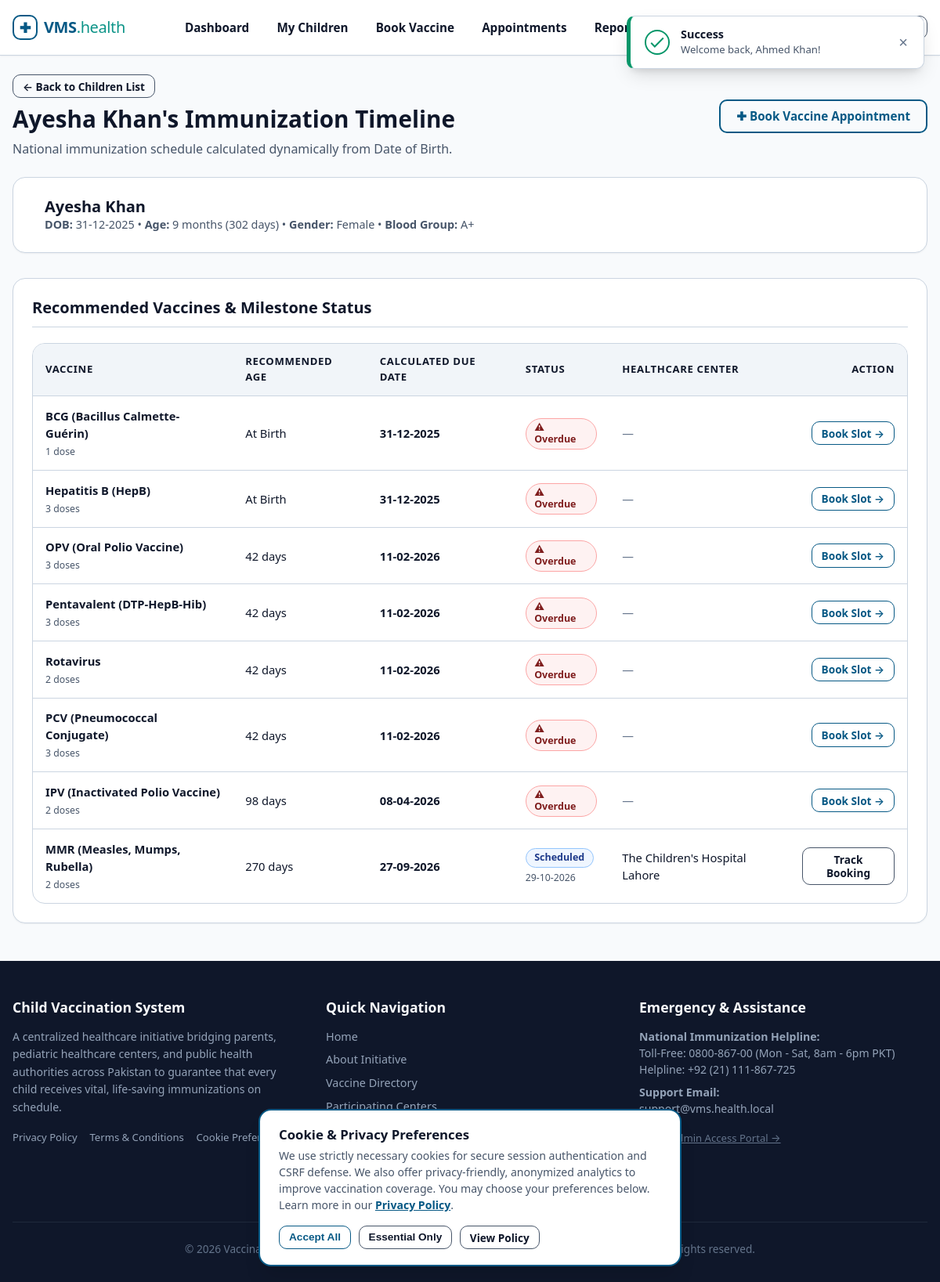
Screenshot of /vms/parent/children.php?action=view&id=2 (signed in) with the database file from the repository.
### tables this page shows
CREATE TABLE `children` (
  `id` INT UNSIGNED NOT NULL AUTO_INCREMENT,
  `parent_id` INT UNSIGNED NOT NULL COMMENT 'Foreign key to parents.id',
  `name` VARCHAR(100) NOT NULL COMMENT 'Child full name',
  `dob` DATE NOT NULL COMMENT 'Date of birth used for schedule calculations',
  `gender` ENUM('male', 'female', 'other') NOT NULL COMMENT 'Biological gender',
  `blood_group` VARCHAR(10) NOT NULL COMMENT 'Blood group e.g. A+, B+, O+, AB-',
  `created_at` DATETIME NOT NULL DEFAULT CURRENT_TIMESTAMP,
  PRIMARY KEY (`id`),
  KEY `idx_children_parent_id` (`parent_id`),
  KEY `idx_children_dob` (`dob`),
  CONSTRAINT `fk_children_parent` FOREIGN KEY (`parent_id`)
    REFERENCES `parents` (`id`) ON DELETE CASCADE ON UPDATE CASCADE
);

CREATE TABLE `vaccines` (
  `id` INT UNSIGNED NOT NULL AUTO_INCREMENT,
  `name` VARCHAR(100) NOT NULL COMMENT 'Vaccine name e.g. BCG, OPV, MMR',
  `description` TEXT NOT NULL COMMENT 'Medical indications, preventable illnesses, instructions',
  `recommended_age_days` INT UNSIGNED NOT NULL COMMENT 'Days from birth when dose is due (0 = Birth)',
  `doses` INT UNSIGNED NOT NULL DEFAULT 1 COMMENT 'Total recommended doses in the series',
  `status` ENUM('available', 'unavailable') NOT NULL DEFAULT 'available',
  `created_at` DATETIME NOT NULL DEFAULT CURRENT_TIMESTAMP,
  PRIMARY KEY (`id`),
  KEY `idx_vaccines_status` (`status`),
  KEY `idx_vaccines_age_days` (`recommended_age_days`)
);

CREATE TABLE `bookings` (
  `id` INT UNSIGNED NOT NULL AUTO_INCREMENT,
  `child_id` INT UNSIGNED NOT NULL COMMENT 'Child receiving vaccination',
  `parent_id` INT UNSIGNED NOT NULL COMMENT 'Parent who booked appointment',
  `hospital_id` INT UNSIGNED NOT NULL COMMENT 'Selected vaccination center',
  `vaccine_id` INT UNSIGNED NOT NULL COMMENT 'Vaccine to be administered',
  `preferred_date` DATE NOT NULL COMMENT 'Date booked for the appointment',
  `time_slot` VARCHAR(30) NOT NULL COMMENT 'e.g. 09:00 AM - 10:00 AM',
  `admin_status` ENUM('pending', 'approved', 'rejected') NOT NULL DEFAULT 'pending' COMMENT 'Admin approval status',
  `vaccination_status` ENUM('pending', 'vaccinated', 'not_vaccinated') NOT NULL DEFAULT 'pending' COMMENT 'Hospital verification status',
  `vaccinated_on` DATETIME DEFAULT NULL COMMENT 'Timestamp when hospital confirmed vaccination',
  `remarks` TEXT DEFAULT NULL COMMENT 'Clinical observations or rejection/cancellation reasons',
  `created_at` DATETIME NOT NULL DEFAULT CURRENT_TIMESTAMP,
  PRIMARY KEY (`id`),
  KEY `idx_bookings_child` (`child_id`),
  KEY `idx_bookings_parent` (`parent_id`),
  KEY `idx_bookings_hospital` (`hospital_id`),
  KEY `idx_bookings_vaccine` (`vaccine_id`),
  KEY `idx_bookings_admin_status` (`admin_status`),
  KEY `idx_bookings_vac_status` (`vaccination_status`),
  KEY `idx_bookings_preferred_date` (`preferred_date`),
  KEY `idx_bookings_parent_child` (`parent_id`, `child_id`),
  KEY `idx_bookings_hosp_schedule` (`hospital_id`, `preferred_date`, `vaccination_status`),
  CONSTRAINT `fk_bookings_child` FOREIGN KEY (`child_id`)
    REFERENCES `children` (`id`) ON DELETE CASCADE ON UPDATE CASCADE,
  CONSTRAINT `fk_bookings_parent` FOREIGN KEY (`parent_id`)
    REFERENCES `parents` (`id`) ON DELETE CASCADE ON UPDATE CASCADE,
  CONSTRAINT `fk_bookings_hospital` FOREIGN KEY (`hospital_id`)
    REFERENCES `hospitals` (`id`) ON DELETE CASCADE ON UPDATE CASCADE,
  CONSTRAINT `fk_bookings_vaccine` FOREIGN KEY (`vaccine_id`)
    REFERENCES `vaccines` (`id`) ON DELETE CASCADE ON UPDATE CASCADE
);

CREATE TABLE `hospitals` (
  `id` INT UNSIGNED NOT NULL AUTO_INCREMENT,
  `user_id` INT UNSIGNED NOT NULL COMMENT 'Foreign key to users.id',
  `name` VARCHAR(150) NOT NULL COMMENT 'Official name of the hospital / health center',
  `address` TEXT NOT NULL COMMENT 'Street address of the hospital',
  `city` VARCHAR(80) NOT NULL COMMENT 'City where hospital is located',
  `location` VARCHAR(150) NOT NULL COMMENT 'District, zone, or prominent landmark for parent search',
  `phone` VARCHAR(25) NOT NULL COMMENT 'Hospital reception / pediatric hotline',
  `status` ENUM('active', 'inactive') NOT NULL DEFAULT 'active' COMMENT 'Account status',
  `created_at` DATETIME NOT NULL DEFAULT CURRENT_TIMESTAMP,
  PRIMARY KEY (`id`),
  UNIQUE KEY `uk_hospitals_user_id` (`user_id`),
  KEY `idx_hospitals_city` (`city`),
  KEY `idx_hospitals_status` (`status`),
  CONSTRAINT `fk_hospitals_user` FOREIGN KEY (`user_id`)
    REFERENCES `users` (`id`) ON DELETE CASCADE ON UPDATE CASCADE
);

### vms/includes/functions.php (called while the page is built, shortened)
<?php
function url(string $path = ''): string
{
    return BASE_URL . ltrim($path, '/');
}
function e($value): string
{
    return htmlspecialchars((string)$value, ENT_QUOTES, 'UTF-8');
}
function formatDate(?string $dateString, string $format = 'd-m-Y'): string
{
    $timestamp = strtotime($dateString);
    return date($format, $timestamp);
}
function calculateAgeInDays(string $dob): int
{
    try {
        $birthDate = new DateTime($dob);
        $today = new DateTime('today');
        $interval = $birthDate->diff($today);
        return $interval->invert === 1 ? 0 : (int)$interval->days;
    } catch (Exception $e) {
        return 0;
    }
}
function formatAge(string $dob): string
{
    try {
        $birthDate = new DateTime($dob);
        $today = new DateTime('today');
        $diff = $birthDate->diff($today);
        if ($diff->m > 0) {
            return $diff->m . ' month' . ($diff->m > 1 ? 's' : '');
        }
        return $diff->d . ' day' . ($diff->d > 1 ? 's' : '');
    } catch (Exception $e) {
        return 'Unknown';
    }
}
function calculateVaccineDueDate(string $dob, int $recommendedAgeDays): string
{
    try {
        $date = new DateTime($dob);
        $date->modify('+' . (int)$recommendedAgeDays . ' days');
        return $date->format('Y-m-d');
    } catch (Exception $e) {
        return date('Y-m-d');
    }
}
function isDateOverdue(string $dueDate): bool
{
    return strtotime($dueDate) < strtotime('today');
}

### vms/parent/children.php (the view, shortened to what this page needs)
<?php
require_once __DIR__ . '/../includes/functions.php';
$pdo = getDBConnection();
$userId = currentUserId();
$pStmt = $pdo->prepare('SELECT id FROM parents WHERE user_id = ? LIMIT 1');
$pStmt->execute([$userId]);
$parentId = (int)$pStmt->fetchColumn();
$action = $_GET['action'] ?? 'list';
$childId = isset($_GET['id']) ? (int)$_GET['id'] : 0;
if ($action === 'view' && $childId > 0) {
    $cStmt = $pdo->prepare('SELECT * FROM children WHERE id = ? AND parent_id = ? LIMIT 1');
    $cStmt->execute([$childId, $parentId]);
    $child = $cStmt->fetch();
    $allVaccines = $pdo->query('SELECT * FROM vaccines WHERE status = "available" ORDER BY recommended_age_days ASC')->fetchAll();
    $bStmt = $pdo->prepare('SELECT b.*, h.name AS hospital_name FROM bookings b JOIN hospitals h ON b.hospital_id = h.id WHERE b.child_id = ?');
    $bStmt->execute([$childId]);
    $existingBookings = $bStmt->fetchAll();
    $bookingHistory = [];
    foreach ($existingBookings as $eb) {
        $bookingHistory[$eb['vaccine_id']] = $eb;
    }
    require_once __DIR__ . '/../includes/header.php';
    ?>
    <div class="container">
        <div style="display: flex; justify-content: space-between; align-items: center; margin-bottom: 1.5rem; flex-wrap: wrap; gap: 0.5rem;">
            <div>
                <a href="<?= url('parent/children.php'); ?>" class="btn btn-outline btn-sm" style="margin-bottom: 0.5rem;">&larr; Back to Children List</a>
                <h1><?= e($child['name']); ?>'s Immunization Timeline</h1>
                <p style="margin: 0;">National immunization schedule calculated dynamically from Date of Birth.</p>
            </div>
            <div>
                <a href="<?= url('parent/book.php?child_id=' . (int)$child['id']); ?>" class="btn btn-primary">
                    &#10010; Book Vaccine Appointment
                </a>
            </div>
        </div>
        <div class="card" style="margin-bottom: 2rem;">
            <div style="display: flex; align-items: center; gap: 1rem; flex-wrap: wrap;">
                <div>
                    <h3 style="margin: 0;"><?= e($child['name']); ?></h3>
                    <p style="margin: 0; font-size: 0.9rem; color: var(--text-muted);">
                        <strong>DOB:</strong> <?= formatDate($child['dob']); ?> &bull;
                        <strong>Age:</strong> <?= formatAge($child['dob']); ?> (<?= calculateAgeInDays($child['dob']); ?> days) &bull;
                        <strong>Gender:</strong> <?= ucfirst($child['gender']); ?> &bull;
                        <strong>Blood Group:</strong> <?= e($child['blood_group']); ?>
                    </p>
                </div>
            </div>
        </div>
        <div class="card">
            <div class="card-header">
                <h3>Recommended Vaccines & Milestone Status</h3>
            </div>
            <div class="table-responsive">
                <table class="table">
                    <thead>
                        <tr>
                            <th>Vaccine</th>
                            <th>Recommended Age</th>
                            <th>Calculated Due Date</th>
                            <th>Status</th>
                            <th>Healthcare Center</th>
                            <th style="text-align: right;">Action</th>
                        </tr>
                    </thead>
                    <tbody>
                        <?php foreach ($allVaccines as $vac):
                            $vId = (int)$vac['id'];
                            $dueDate = calculateVaccineDueDate($child['dob'], (int)$vac['recommended_age_days']);
                            $isOverdue = isDateOverdue($dueDate);
                            $hasRecord = isset($bookingHistory[$vId]);
                            $isVaccinated = $hasRecord && $bookingHistory[$vId]['vaccination_status'] === 'vaccinated';
                            $isPending = $hasRecord && $bookingHistory[$vId]['admin_status'] === 'pending';
                            $isApproved = $hasRecord && $bookingHistory[$vId]['admin_status'] === 'approved' && $bookingHistory[$vId]['vaccination_status'] === 'pending';
                        ?>
                            <tr>
                                <td>
                                    <strong><?= e($vac['name']); ?></strong><br>
                                    <small style="color: var(--text-muted);"><?= (int)$vac['doses']; ?> <?= (int)$vac['doses'] === 1 ? 'dose' : 'doses'; ?></small>
                                </td>
                                <td><?= (int)$vac['recommended_age_days'] === 0 ? 'At Birth' : (int)$vac['recommended_age_days'] . ' days'; ?></td>
                                <td><strong><?= formatDate($dueDate); ?></strong></td>
                                <td>
                                    <?php if ($isVaccinated): ?>
                                        <span class="badge badge-success">&#10004; Vaccinated</span><br>
                                        <small style="color: var(--text-muted);"><?= formatDate($bookingHistory[$vId]['vaccinated_on']); ?></small>
                                    <?php elseif ($isApproved): ?>
                                        <span class="badge badge-info">Scheduled</span><br>
                                        <small style="color: var(--text-muted);"><?= formatDate($bookingHistory[$vId]['preferred_date']); ?></small>
                                    <?php elseif ($isPending): ?>
                                        <span class="badge badge-warning">&#9203; Approval Pending</span>
                                    <?php elseif ($isOverdue): ?>
                                        <span class="badge badge-danger">&#9888; Overdue</span>
                                    <?php else: ?>
                                        <span class="badge badge-warning">&#9203; Upcoming</span>
                                    <?php endif; ?>
                                </td>
                                <td>
                                    <?= $hasRecord ? e($bookingHistory[$vId]['hospital_name']) : '<span style="color: var(--text-light);">&mdash;</span>'; ?>
                                </td>
                                <td style="text-align: right;">
                                    <?php if ($isVaccinated): ?>
                                        <a href="<?= url('parent/reports.php?child_id=' . (int)$child['id']); ?>" class="btn btn-outline btn-sm">
                                            Certificate
                                        </a>
                                    <?php elseif (!$hasRecord): ?>
                                        <a href="<?= url('parent/book.php?child_id=' . (int)$child['id'] . '&vaccine_id=' . $vId); ?>" class="btn btn-primary btn-sm">
                                            Book Slot &rarr;
                                        </a>
                                    <?php else: ?>
                                        <a href="<?= url('parent/bookings.php'); ?>" class="btn btn-outline btn-sm">
                                            Track Booking
                                        </a>
                                    <?php endif; ?>
                                </td>
                            </tr>
                        <?php endforeach; ?>
                    </tbody>
                </table>
            </div>
        </div>
    </div>
    <?php
    require_once __DIR__ . '/../includes/footer.php';
    exit;
}
require_once __DIR__ . '/../includes/header.php';
?>
<?php require_once __DIR__ . '/../includes/footer.php'; ?>

### rows the page displays
children: name "Ayesha Khan", dob "31-12-2025", dob "9 months", dob "302", gender "Female", blood_group "A+"
vaccines: name "BCG (Bacillus Calmette-Guérin)", doses "1", recommended_age_days "At Birth", dueDate "31-12-2025"
vaccines: name "Hepatitis B (HepB)", doses "3", recommended_age_days "At Birth", dueDate "31-12-2025"
vaccines: name "OPV (Oral Polio Vaccine)", doses "3", recommended_age_days "42", dueDate "11-02-2026", shows "⚠ Overdue"
vaccines: name "Pentavalent (DTP-HepB-Hib)", doses "3", recommended_age_days "42", dueDate "11-02-2026", shows "⚠ Overdue"
vaccines: name "Rotavirus", doses "2", recommended_age_days "42", dueDate "11-02-2026", shows "⚠ Overdue"
vaccines: name "PCV (Pneumococcal Conjugate)", doses "3", recommended_age_days "42", dueDate "11-02-2026", shows "⚠ Overdue"
vaccines: name "IPV (Inactivated Polio Vaccine)", doses "2", recommended_age_days "98", dueDate "08-04-2026", shows "⚠ Overdue"
vaccines: name "MMR (Measles, Mumps, Rubella)", doses "2", recommended_age_days "270", dueDate "27-09-2026", id.preferred_date "29-10-2026", id.name "The Children's Hospital Lahore"

### other values shown
$flashType "Success"
$flashMsg "Welcome back, Ahmed Khan!"
